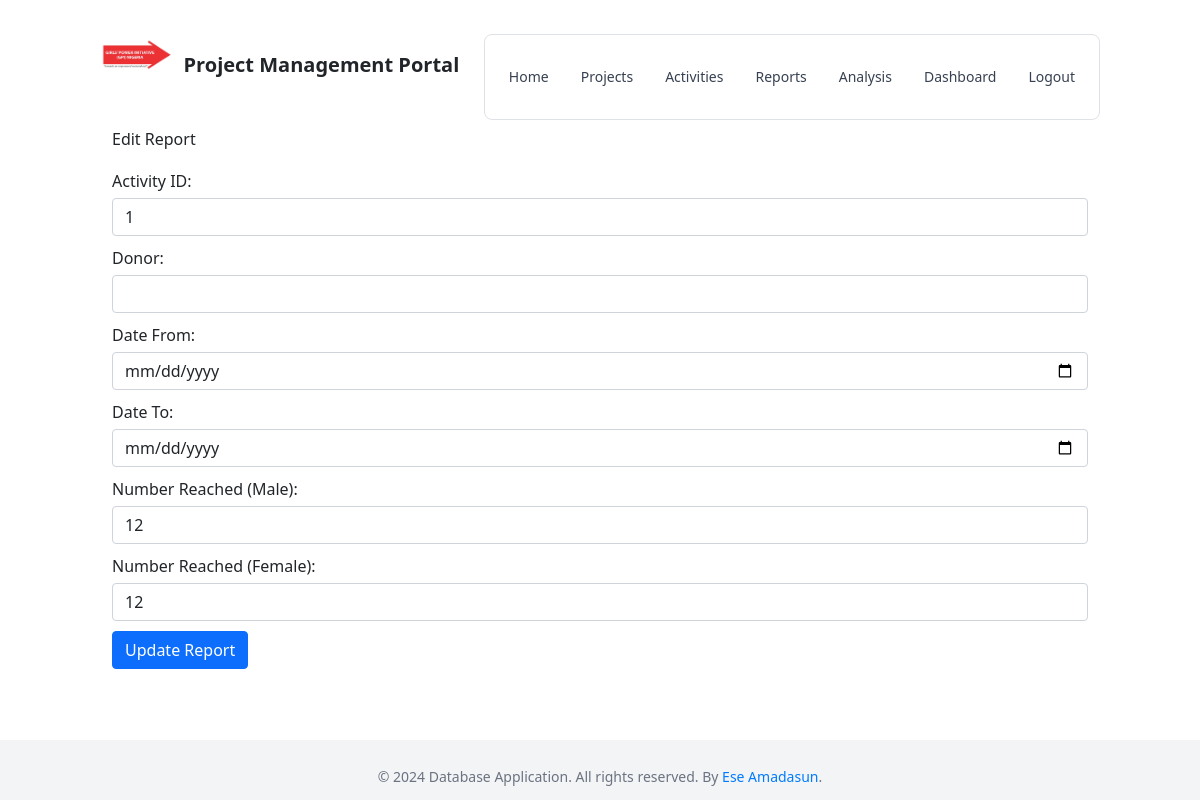
/edit_report/1, run on the app's committed database.
### models.py (models this page shows)
class Report(db.Model):
    __tablename__ = 'report'
    id = db.Column(db.Integer, primary_key=True)
    activity_id = db.Column(db.Integer, db.ForeignKey('activity.id'), nullable=False)
    report_title = db.Column(db.String(200))
    date_from = db.Column(db.DateTime)
    date_to = db.Column(db.DateTime)
    number_reached_male = db.Column(db.Integer)
    number_reached_female = db.Column(db.Integer)
    written_report = db.Column(db.String(200))
    photos = db.Column(db.String(200))

### views.py (the view, shortened to what this page needs)
@main.route('/edit_report/<int:report_id>', methods=['GET', 'POST'])
def edit_report(report_id):
    report = Report.query.get_or_404(report_id)
    written_report_path = None
    photos_path = None
    return render_template('edit_report.html', report=report)

### templates/edit_report.html
{% extends 'base.html' %}
{% block content %}
    <h2>Edit Report</h2>
    <form method="post" enctype="multipart/form-data" action="{{ url_for('main.edit_report', report_id=report.id) }}">
        <div class="form-group">
            <label for="activity_id">Activity ID:</label>
            <input type="number" class="form-control" id="activity_id" name="activity_id" value="{{ report.activity_id }}" required>
        </div>
        <div class="form-group">
            <label for="donor">Donor:</label>
            <input type="text" class="form-control" id="donor" name="donor" value="{{ report.donor }}" required>
        </div>
        <div class="form-group">
            <label for="date_from">Date From:</label>
            <input type="date" class="form-control" id="date_from" name="date_from" value="{{ report.date_from  }}" required>
        </div>
        <div class="form-group">
            <label for="date_to">Date To:</label>
            <input type="date" class="form-control" id="date_to" name="date_to" value="{{ report.date_to }}" required>
        </div>
        <div class="form-group">
            <label for="number_reached_male">Number Reached (Male):</label>
            <input type="number" class="form-control" id="number_reached_male" name="number_reached_male" value="{{ report.number_reached_male }}" required>
        </div>
        <div class="form-group">
            <label for="number_reached_female">Number Reached (Female):</label>
            <input type="number" class="form-control" id="number_reached_female" name="number_reached_female" value="{{ report.number_reached_female }}" required>
        </div>
        <button type="submit" class="btn btn-primary">Update Report</button>
    </form>
{% endblock %}

### static/css/styles.css (style rules this page uses)
body { font-family: Arial, sans-serif; }
button { background-color: #007bff; color: white; padding: 10px 15px; border: none; border-radius: 4px; cursor: pointer; margin-right: 10px; font-size: 1rem; }
body { margin: 0; font-family: 'Arial', sans-serif; background-color: #f5f5f5; }
form { margin-top: 20px; }
form label { display: block; margin-bottom: 5px; }
form input { width: 100%; padding: 8px; margin-bottom: 10px; box-sizing: border-box; }
form button { background-color: #4caf50; color: #fff; border: none; padding: 10px; cursor: pointer; }

### data on the page
Report: activity_id "1", number_reached_male "12", number_reached_female "12"
